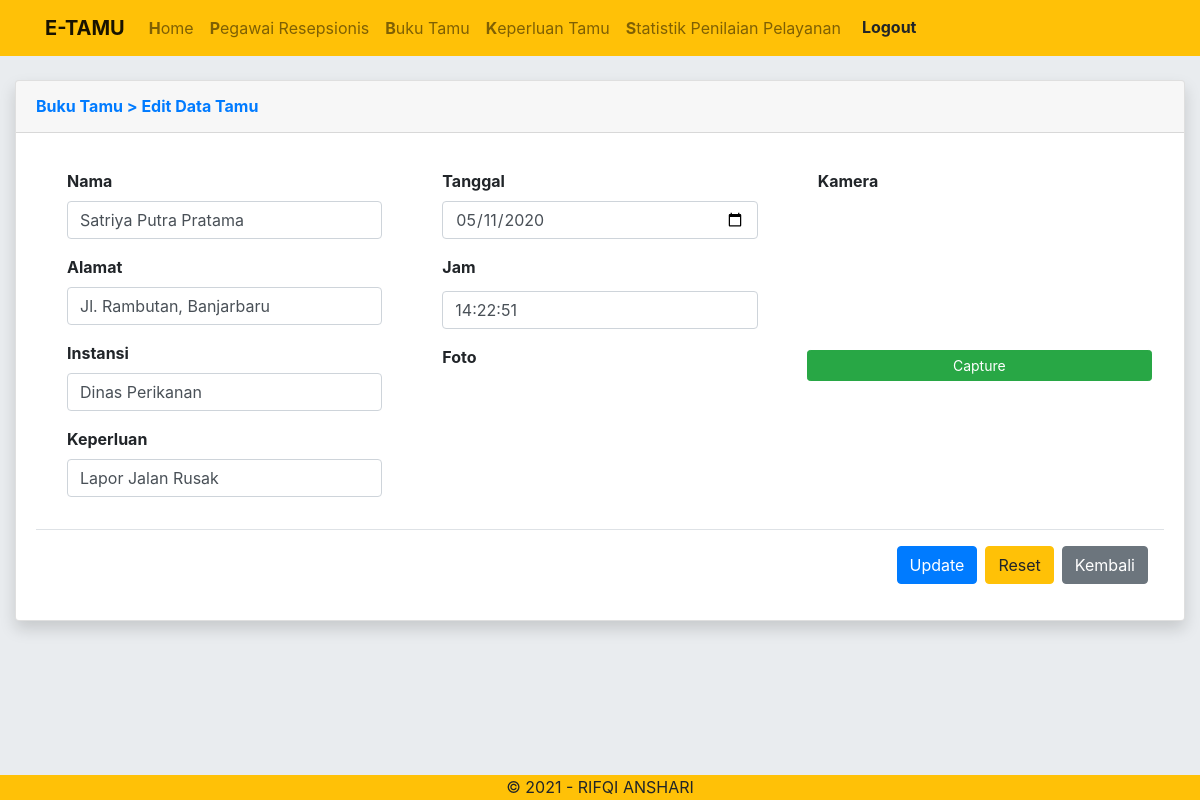
Screenshot of /halaman_edit_tamu.php?id=24 (signed in) with the database file from the repository.
### tables this page shows
CREATE TABLE `buku_tamu` (
  `id` int(11) NOT NULL,
  `nama` varchar(50) NOT NULL,
  `alamat` varchar(100) NOT NULL,
  `instansi` varchar(50) NOT NULL,
  `keperluan` varchar(100) NOT NULL,
  `tanggal` date NOT NULL,
  `jam` varchar(32) NOT NULL,
  `capture` varchar(36) NOT NULL
);

### halaman_edit_tamu.php (the view, shortened to what this page needs)
<?php
include "header.php";
if ($_SESSION['username'] != 'admin') {
    header("location:login.php");
} else {
?>
    <div class="container-fluid" style="margin-top:80px; margin-bottom: 30px;">
        <div class="row">
            <div class="col-md">
                <div class="card shadow mb-4">
                    <div class="card-header py-3">
                        <?php
                        if (isset($_GET['id'])) {
                            $id = $_GET['id'];
                            include "koneksi.php";
                            $result = mysqli_query($connect, "SELECT * FROM buku_tamu WHERE id = '$id'");
                        }
                        ?>
                        <div class="row">
                            <div class="col-6">
                                <h6 class="m-0 font-weight-bold text-primary">Buku Tamu > Edit Data Tamu
                                </h6>
                            </div>
                        </div>
                    </div>
                    <div class="card-body">
                        <form method="post" action="halaman_buku_tamu.php" class="form-horizontal">
                            <div class="modal-body">
                                <div class="row">
                                    <div class="col-4">
                                        <div class="panel panel-default">
                                            <?php while ($data = mysqli_fetch_array($result)) { ?>
                                                <div class="panel-body">
                                                    <div class="form-group">
                                                        <label for="nip" class="col-sm-12 control-label"><b>Nama</b></label>
                                                        <div class="col-sm-12">
                                                            <input type="text" class="form-control" name="nama" id="nama" placeholder="Masukan Nama..." value="<?= $data['nama'] ?>" required>
                                                        </div>
                                                    </div>
                                                    <div class="form-group">
                                                        <label for="nama_pegawai" class="col-sm-12 control-label"><b>Alamat</b></label>
                                                        <div class="col-sm-12">
                                                            <input type="text" class="form-control" name="alamat" id="alamat" value="<?= $data['alamat'] ?>" placeholder="Masukan Alamat..." required>
                                                        </div>
                                                    </div>
                                                    <div class="form-group">
                                                        <label for="nama_pegawai" class="col-sm-12 control-label"><b>Instansi</b></label>
                                                        <div class="col-sm-12">
                                                            <input type="text" class="form-control" name="instansi" id="instansi" value="<?= $data['instansi'] ?>" placeholder="Masukan Instansi..." required>
                                                        </div>
                                                    </div>
                                                    <div class="form-group">
                                                        <label for="nip" class="col-sm-12 control-label"><b>Keperluan</b></label>
                                                        <div class="col-sm-12">
                                                            <input type="text" class="form-control" name="keperluan" id="keperluan" value="<?= $data['keperluan'] ?>" placeholder="Masukan Keperluan..." required>
                                                        </div>
                                                    </div>
                                                </div>
                                        </div>
                                    </div>
                                    <div class="col-4">
                                        <div class="form-group">
                                            <label for="nama_pegawai" class="col-sm-12 control-label"><b>Tanggal</b></label>
                                            <div class="col-sm-12">
                                                <input type="date" class="form-control" name="tgl" value="<?= $data['tanggal'] ?>">
                                            </div>
                                        </div>
                                        <div class="form-group">
                                            <label for="nama_pegawai" class="col-sm-12 control-label"><b>Jam</b></label>
                                            <div class="col-sm-12 mt-1 input">
                                                <input type="text" class="form-control" name="jam" id="timestamp" value="<?= $data['jam'] ?>">
                                            </div>
                                        </div>
                                    <?php } ?>
                                    <div class="form-group">
                                        <label for="nama_pegawai" class="col-sm-12 control-label"><b>Foto</b></label>
                                    </div>
                                    </div>
                                    <div class="col-4">
                                        <div class="row">
                                            <div class="col">
                                                <label for="nama_pegawai" class="col-sm-12 control-label"><b>Kamera</b></label>
                                                <div class="col-sm-9">
                                                    <div id="my_camera"></div>
                                                </div>
                                                <br />
                                                <div class="text-center">
                                                    <div class="row">
                                                        <div class="col">
                                                            <input type="button" class="btn btn-sm btn-block btn-success ml-1 mr-1" value="Capture" onClick="take_snapshot()">
                                                        </div>
                                                    </div>
                                                </div>
                                            </div>
                                        </div>
                                    </div>
                                </div>
                            </div>
                            <div class="modal-footer">
                                <input type="submit" name="Edit" class="btn btn-primary" value="Update">
                                <input type="button" onclick="javascript:eraseText();" name="reset" class="btn btn-warning" value="Reset">
                                <a href="halaman_buku_tamu.php" type="button" class="btn btn-secondary">Kembali</a>
                            </div>
                        </form>
                    </div>
                </div>
            </div>
        </div>
    </div>
<?php include
        "footer.php";
}
?>

### rows the page displays
buku_tamu: nama "Satriya Putra Pratama", alamat "Jl. Rambutan, Banjarbaru", instansi "Dinas Perikanan", keperluan "Lapor Jalan Rusak", tgl "05/11/2020", jam "14:22:51"
